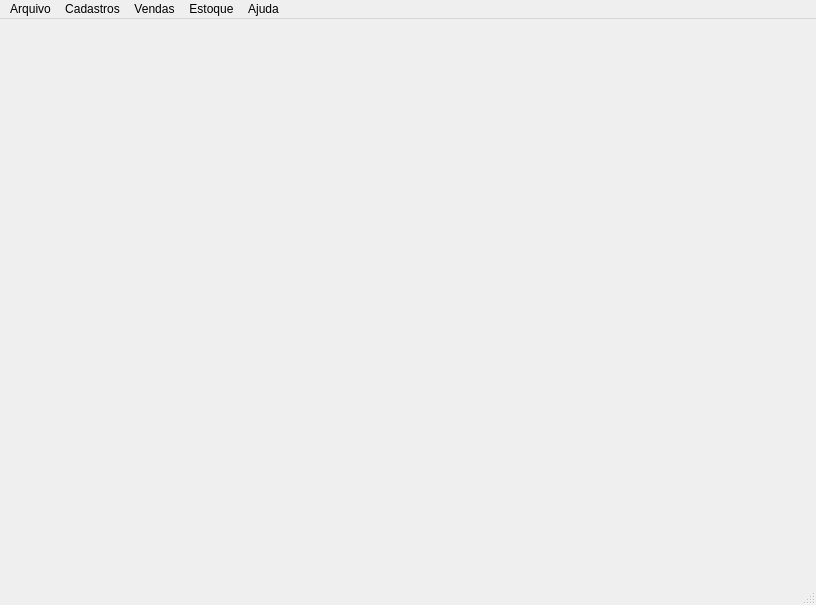
<?xml version="1.0" encoding="UTF-8"?>
<ui version="4.0">
 <class>MainWindow</class>
 <widget class="QMainWindow" name="MainWindow">
  <property name="geometry">
   <rect>
    <x>0</x>
    <y>0</y>
    <width>816</width>
    <height>605</height>
   </rect>
  </property>
  <property name="windowTitle">
   <string>SOAD </string>
  </property>
  <property name="tabShape">
   <enum>QTabWidget::Rounded</enum>
  </property>
  <widget class="QWidget" name="centralwidget">
   <widget class="QWidget" name="gridLayoutWidget">
    <property name="geometry">
     <rect>
      <x>0</x>
      <y>0</y>
      <width>801</width>
      <height>561</height>
     </rect>
    </property>
    <layout class="QHBoxLayout" name="horizontalLayout">
     <property name="sizeConstraint">
      <enum>QLayout::SetMaximumSize</enum>
     </property>
    </layout>
   </widget>
  </widget>
  <widget class="QMenuBar" name="menubar">
   <property name="geometry">
    <rect>
     <x>0</x>
     <y>0</y>
     <width>816</width>
     <height>23</height>
    </rect>
   </property>
   <property name="contextMenuPolicy">
    <enum>Qt::DefaultContextMenu</enum>
   </property>
   <property name="inputMethodHints">
    <set>Qt::ImhPreferUppercase</set>
   </property>
   <property name="defaultUp">
    <bool>false</bool>
   </property>
   <widget class="QMenu" name="menuArquivo">
    <property name="inputMethodHints">
     <set>Qt::ImhNone</set>
    </property>
    <property name="title">
     <string>Arquivo</string>
    </property>
    <property name="separatorsCollapsible">
     <bool>false</bool>
    </property>
    <addaction name="actionSair"/>
   </widget>
   <widget class="QMenu" name="menuCadastros">
    <property name="title">
     <string>Cadastros</string>
    </property>
    <addaction name="actionPessoa"/>
    <addaction name="actionProduto"/>
    <addaction name="actionInsumo"/>
    <addaction name="actionToners"/>
   </widget>
   <widget class="QMenu" name="menuVendas">
    <property name="title">
     <string>Vendas</string>
    </property>
    <addaction name="actionNova_Venda"/>
    <addaction name="actionDevolucao"/>
   </widget>
   <widget class="QMenu" name="menuEstoque">
    <property name="title">
     <string>Estoque</string>
    </property>
    <addaction name="actionRegistrar_compra"/>
    <addaction name="actionDescarte_de_Material"/>
   </widget>
   <widget class="QMenu" name="menuAjuda">
    <property name="title">
     <string>Ajuda</string>
    </property>
    <addaction name="actionSobre"/>
   </widget>
   <addaction name="menuArquivo"/>
   <addaction name="menuCadastros"/>
   <addaction name="menuVendas"/>
   <addaction name="menuEstoque"/>
   <addaction name="menuAjuda"/>
  </widget>
  <widget class="QStatusBar" name="statusbar"/>
  <action name="actionSair">
   <property name="text">
    <string>Sair</string>
   </property>
   <property name="statusTip">
    <string>Sair do sistema</string>
   </property>
   <property name="shortcut">
    <string>Ctrl+Q</string>
   </property>
   <property name="shortcutContext">
    <enum>Qt::WindowShortcut</enum>
   </property>
   <property name="shortcutVisibleInContextMenu">
    <bool>true</bool>
   </property>
  </action>
  <action name="actionPessoa">
   <property name="text">
    <string>Pessoa</string>
   </property>
   <property name="statusTip">
    <string>Cadastrar Pessoas</string>
   </property>
  </action>
  <action name="actionProduto">
   <property name="text">
    <string>Produto</string>
   </property>
   <property name="statusTip">
    <string>Cadastrar Produtos</string>
   </property>
  </action>
  <action name="actionInsumo">
   <property name="text">
    <string>Insumo</string>
   </property>
  </action>
  <action name="actionToners">
   <property name="text">
    <string>Toners</string>
   </property>
  </action>
  <action name="actionSobre">
   <property name="text">
    <string>Sobre</string>
   </property>
   <property name="statusTip">
    <string>Sobre o sistema</string>
   </property>
  </action>
  <action name="actionNova_Venda">
   <property name="text">
    <string>Nova Venda</string>
   </property>
   <property name="statusTip">
    <string>Cadastrar Novas Vendas</string>
   </property>
  </action>
  <action name="actionCancelar_venda">
   <property name="text">
    <string>Cancelar venda</string>
   </property>
  </action>
  <action name="actionRegistrar_compra">
   <property name="text">
    <string>Registrar compra</string>
   </property>
   <property name="statusTip">
    <string>Registrar uma compra no estoque</string>
   </property>
  </action>
  <action name="actionCancelar_compra">
   <property name="text">
    <string>Cancelar compra</string>
   </property>
  </action>
  <action name="actionDescarte_de_Material">
   <property name="text">
    <string>Descarte de Material</string>
   </property>
   <property name="statusTip">
    <string>Descartar materiais</string>
   </property>
  </action>
  <action name="actionDevolucao">
   <property name="text">
    <string>Devolução</string>
   </property>
   <property name="statusTip">
    <string>Realizar uma devolução</string>
   </property>
  </action>
 </widget>
 <resources/>
 <connections/>
</ui>
